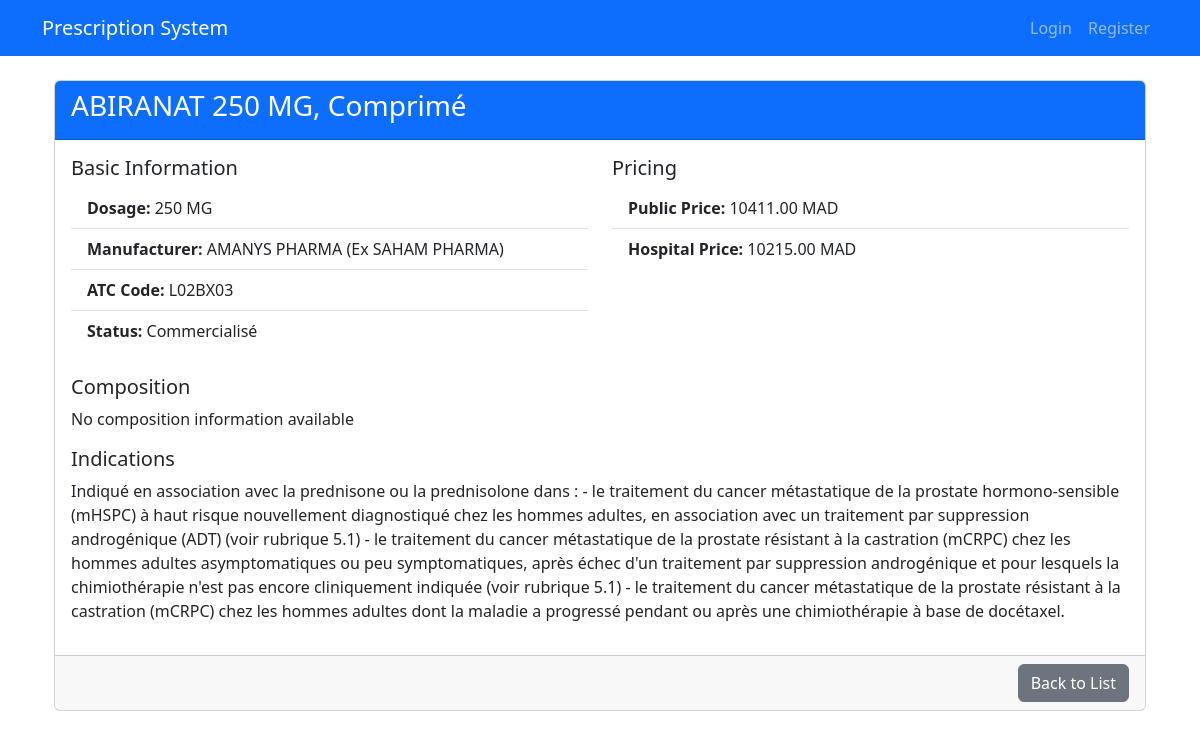
The page /medications/9/ on the database as committed earlier.
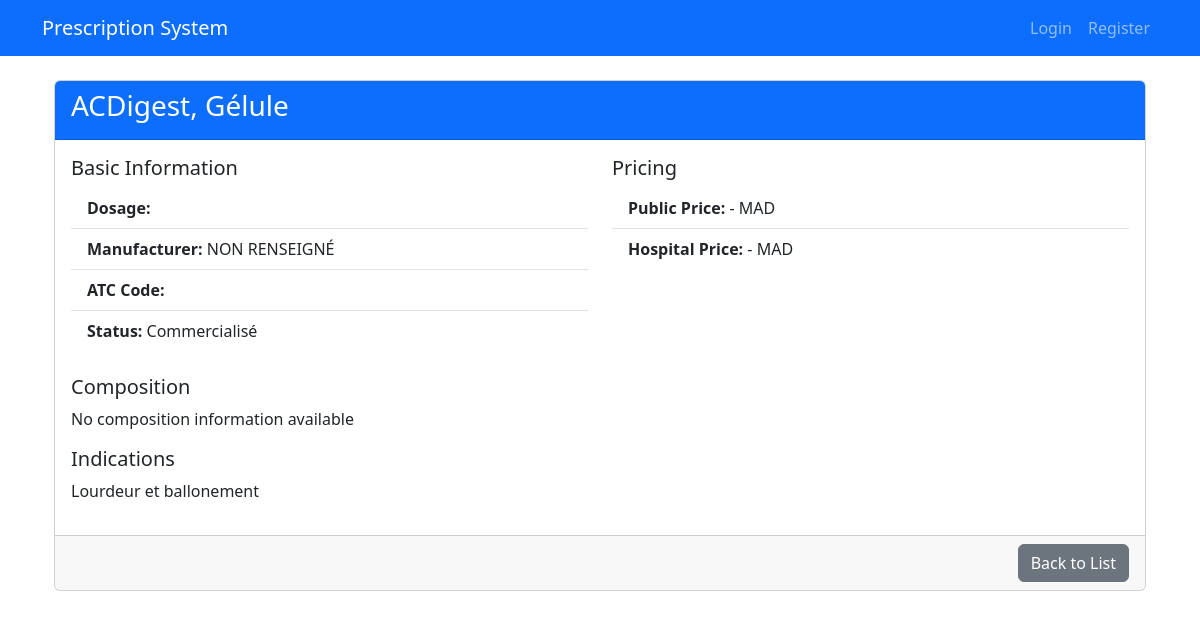
The same page on the database as committed later.
### medications/models.py (models this page shows, shortened)
class Medication(models.Model):
    name = models.CharField(max_length=200)
    presentation = models.CharField(max_length=100)
    dosage = models.CharField(max_length=50)
    distributor = models.CharField(max_length=100)
    composition = models.TextField(blank=True)
    family = models.CharField(max_length=100)
    status = models.CharField(max_length=50)
    atc_code = models.CharField(max_length=15)
    public_price = models.DecimalField(
        max_digits=10,
        decimal_places=2,
        null=True,
        blank=True,
        default=None
    )
    hospital_price = models.DecimalField(
        max_digits=10,
        decimal_places=2,
        null=True,
        blank=True,
        default=None
    )
    table = models.CharField(max_length=1)
    indication = models.TextField()

### medications/views.py (the view)
# urls.py: path('medications/<int:pk>/', MedicationTemplateDetailView.as_view(), name='medication-detail'),
class MedicationTemplateDetailView(DetailView):
    queryset = Medication.objects.all()
    template_name = 'medications/detail.html'
    context_object_name = 'medication'

### medications/templates/medications/detail.html (shortened to what this page needs)
{% extends 'base.html' %}
{% block content %}
<div class="container mt-4">
    <div class="card">
        <div class="card-header bg-primary text-white">
            <h3>{{ medication.name }}</h3>
        </div>
        <div class="card-body">
            <div class="row">
                <div class="col-md-6">
                    <h5>Basic Information</h5>
                    <ul class="list-group list-group-flush">
                        <li class="list-group-item"><strong>Dosage:</strong> {{ medication.dosage }}</li>
                        <li class="list-group-item"><strong>Manufacturer:</strong> {{ medication.distributor }}</li>
                        <li class="list-group-item"><strong>ATC Code:</strong> {{ medication.atc_code }}</li>
                        <li class="list-group-item"><strong>Status:</strong> {{ medication.status }}</li>
                    </ul>
                </div>
                <div class="col-md-6">
                    <h5>Pricing</h5>
                    <ul class="list-group list-group-flush">
                        <li class="list-group-item"><strong>Public Price:</strong> {{medication.public_price | default:"-" }} MAD</li>
                        <li class="list-group-item"><strong>Hospital Price:</strong> {{medication.hospital_price|default:"-" }} MAD</li>
                    </ul>
                </div>
            </div>
            <div class="row mt-4">
                <div class="col-12">
                    <h5>Composition</h5>
                    <p>{{ medication.composition|default:"No composition information available" }}</p>
                    <h5>Indications</h5>
                    <p>{{ medication.indication|default:"No indication information available" }}</p>
                </div>
            </div>
        </div>
        <div class="card-footer text-end">
            <a href="{% url 'medication-list' %}" class="btn btn-secondary">
                 Back to List
            </a>
        </div>
    </div>
</div>
{% endblock %}

Rows that differ between the two databases and show on the page:
changed Medication "Commercialisé": name "ABIRANAT 250 MG, Comprimé" → "ACDigest, Gélule"; distributor "AMANYS PHARMA (Ex SAHAM PHARMA)" → "NON RENSEIGNÉ"; public_price "10411.00" → "-"; hospital_price "10215.00" → "-"; indication "Indiqué en association avec la prednisone ou la prednisolone dans : - le traitement du cancer métastatique de la prostate hormono-sensible (mHSPC) à haut risque nouvellement diagnostiqué chez les hommes adultes, en association avec un traitement par suppression androgénique (ADT) (voir rubrique 5.1) - le traitement du cancer métastatique de la prostate résistant à la castration (mCRPC) chez les hommes adultes asymptomatiques ou peu symptomatiques, après échec d'un traitement par suppression androgénique et pour lesquels la chimiothérapie n'est pas encore cliniquement indiquée (voir rubrique 5.1) - le traitement du cancer métastatique de la prostate résistant à la castration (mCRPC) chez les…" → "Lourdeur et ballonement"; dosage "250 MG" → (not shown); atc_code "L02BX03" → (not shown)
